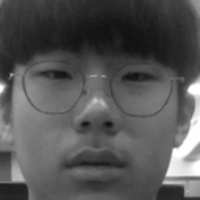
#> input picture faces/user1.jpg, 200 x 200 px
$ python Facial_Recognition_Part3.py
#> lines starting #> are read from the running program, lines starting #| are printed output that depends on the picture; after the words box and inside, x2 and y2 are one past the last pixel; in counts of white or black regions, pixels touching at a corner belong together
import cv2
import numpy as np
from os import listdir
from os.path import isfile, join

data_path = 'faces/'
onlyfiles = [f for f in listdir(data_path) if isfile(join(data_path,f))]

Training_Data, Labels = [], []

for i, files in enumerate(onlyfiles):
    image_path = data_path + onlyfiles[i]
    images = cv2.imread(image_path, cv2.IMREAD_GRAYSCALE)
#> images is the input picture: shape (200, 200); min 16, max 255, mean 84.3
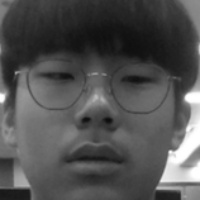
#> input picture faces/user12.jpg, 200 x 200 px, given in place of the camera
#> further down, frame is the input picture: shape (200, 200, 3); min 12, max 255, mean 80.6
    Training_Data.append(np.asarray(images, dtype=np.uint8))
    Labels.append(i)

Labels = np.asarray(Labels, dtype=np.int32)

model = cv2.face.LBPHFaceRecognizer_create()

model.train(np.asarray(Training_Data), np.asarray(Labels))

print("Model Training Completed")

face_classifier = cv2.CascadeClassifier('haarcascade_frontalface_default.xml')

def face_detector(img, size = 0.5):
#> called with size = 0.5
    gray = cv2.cvtColor(img, cv2.COLOR_BGR2GRAY)
    faces = face_classifier.detectMultiScale(gray,1.3,5)
#> faces = [[11, 10, 181, 181]]

    if faces is():
        return img,[]

    for(x,y,w,h) in faces:
        cv2.rectangle(img, (x,y),(x+w,y+h),(255,255,0),2)
        roi = img[y:y+h, x:x+w]
        roi = cv2.resize(roi, (200,200))
#> this loop made 1 pass
#> pass 1, in face_detector, `roi = img[y:y+h, x:x+w]`:
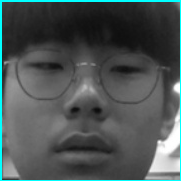
#> roi: shape (181, 181, 3); mean B, G, R 83.9, 83.9, 75.5
#> after the loop:
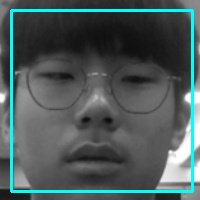
#> img: shape (200, 200, 3); 5.42% of pixels changed, all inside (x1, y1, x2, y2) = (10, 9, 194, 193)

    return img,roi

cap = cv2.VideoCapture(0)
while True:

    ret, frame = cap.read()

    image, face = face_detector(frame)

    try:
        face = cv2.cvtColor(face, cv2.COLOR_BGR2GRAY)
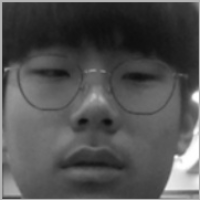
#> face: shape (200, 200); min 13, max 255, mean 81.3
        result = model.predict(face)
#> result = (3, 29.74)

        if result[1] < 500:
            confidence = int(100*(1-(result[1])/300))
#> confidence = 90
            display_string = str(confidence)+'% Match rate'
#> display_string = '90% Match rate'
        cv2.putText(image,display_string,(100,120), cv2.FONT_HERSHEY_COMPLEX,1,(250,120,255),2)
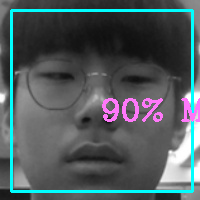
#> image: shape (200, 200, 3); 2.34% of pixels changed, all inside (x1, y1, x2, y2) = (102, 98, 200, 122)


        if confidence > 65:
            cv2.putText(image, "Dangerous!!", (250, 450), cv2.FONT_HERSHEY_COMPLEX, 1, (0, 0, 255), 2)
            cv2.imshow('Face Cropper', image)

        else:
            cv2.putText(image, "Safe", (250, 450), cv2.FONT_HERSHEY_COMPLEX, 1, (0, 255, 0), 2)
            cv2.imshow('Face Cropper', image)


    except:
        cv2.putText(image, "Face Not Detected", (250, 450), cv2.FONT_HERSHEY_COMPLEX, 1, (0, 255, 255), 2)
        cv2.imshow('Face Cropper', image)
        pass

    if cv2.waitKey(1)==13:
#> (key Esc is pressed here)
        break


cap.release()
cv2.destroyAllWindows()
